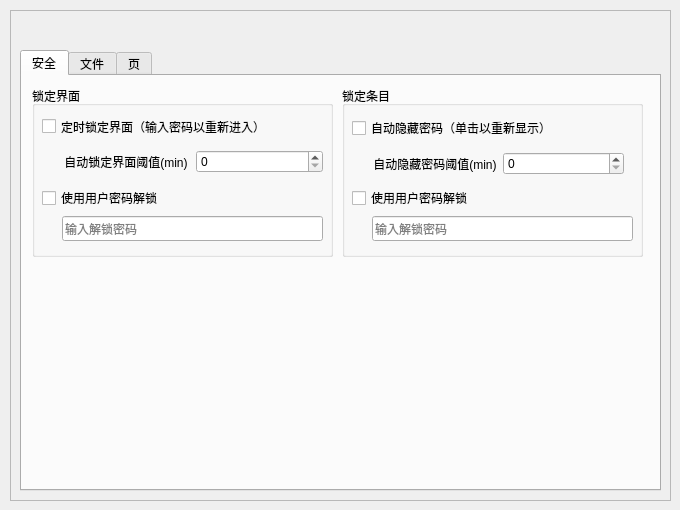
<?xml version="1.0" encoding="UTF-8"?>
<ui version="4.0">
 <class>optionDialog</class>
 <widget class="QDialog" name="optionDialog">
  <property name="geometry">
   <rect>
    <x>0</x>
    <y>0</y>
    <width>680</width>
    <height>510</height>
   </rect>
  </property>
  <property name="windowTitle">
   <string>Dialog</string>
  </property>
  <widget class="QTabWidget" name="tabWidget">
   <property name="geometry">
    <rect>
     <x>20</x>
     <y>50</y>
     <width>641</width>
     <height>441</height>
    </rect>
   </property>
   <property name="currentIndex">
    <number>0</number>
   </property>
   <property name="elideMode">
    <enum>Qt::ElideNone</enum>
   </property>
   <property name="usesScrollButtons">
    <bool>true</bool>
   </property>
   <property name="documentMode">
    <bool>false</bool>
   </property>
   <property name="tabsClosable">
    <bool>false</bool>
   </property>
   <property name="tabBarAutoHide">
    <bool>false</bool>
   </property>
   <widget class="QWidget" name="secure">
    <attribute name="title">
     <string>安全</string>
    </attribute>
    <widget class="QGroupBox" name="groupBox_3">
     <property name="geometry">
      <rect>
       <x>10</x>
       <y>10</y>
       <width>301</width>
       <height>171</height>
      </rect>
     </property>
     <property name="title">
      <string>锁定界面</string>
     </property>
     <widget class="QCheckBox" name="autoLock">
      <property name="geometry">
       <rect>
        <x>10</x>
        <y>30</y>
        <width>281</width>
        <height>21</height>
       </rect>
      </property>
      <property name="text">
       <string>定时锁定界面（输入密码以重新进入）</string>
      </property>
     </widget>
     <widget class="QWidget" name="layoutWidget_1">
      <property name="geometry">
       <rect>
        <x>30</x>
        <y>60</y>
        <width>261</width>
        <height>31</height>
       </rect>
      </property>
      <layout class="QHBoxLayout" name="horizontalLayout">
       <item>
        <widget class="QLabel" name="autoLockThresholdLabel">
         <property name="text">
          <string>自动锁定界面阈值(min)</string>
         </property>
         <property name="alignment">
          <set>Qt::AlignCenter</set>
         </property>
        </widget>
       </item>
       <item>
        <widget class="QSpinBox" name="autoLockThreshold"/>
       </item>
      </layout>
     </widget>
     <widget class="QCheckBox" name="autoLock_4">
      <property name="geometry">
       <rect>
        <x>10</x>
        <y>100</y>
        <width>281</width>
        <height>24</height>
       </rect>
      </property>
      <property name="text">
       <string>使用用户密码解锁</string>
      </property>
     </widget>
     <widget class="QLineEdit" name="lineEdit">
      <property name="geometry">
       <rect>
        <x>30</x>
        <y>130</y>
        <width>261</width>
        <height>25</height>
       </rect>
      </property>
      <property name="placeholderText">
       <string>输入解锁密码</string>
      </property>
     </widget>
    </widget>
    <widget class="QGroupBox" name="groupBox_4">
     <property name="geometry">
      <rect>
       <x>320</x>
       <y>10</y>
       <width>301</width>
       <height>171</height>
      </rect>
     </property>
     <property name="title">
      <string>锁定条目</string>
     </property>
     <widget class="QCheckBox" name="autoHideItem">
      <property name="geometry">
       <rect>
        <x>10</x>
        <y>30</y>
        <width>252</width>
        <height>24</height>
       </rect>
      </property>
      <property name="text">
       <string>自动隐藏密码（单击以重新显示）</string>
      </property>
     </widget>
     <widget class="QWidget" name="layoutWidget_2">
      <property name="geometry">
       <rect>
        <x>31</x>
        <y>62</y>
        <width>251</width>
        <height>31</height>
       </rect>
      </property>
      <layout class="QHBoxLayout" name="horizontalLayout_2">
       <item>
        <widget class="QLabel" name="autoHideItemThresholdLabel">
         <property name="text">
          <string>自动隐藏密码阈值(min)</string>
         </property>
         <property name="alignment">
          <set>Qt::AlignCenter</set>
         </property>
        </widget>
       </item>
       <item>
        <widget class="QSpinBox" name="autoHideItemThreshold"/>
       </item>
      </layout>
     </widget>
     <widget class="QLineEdit" name="lineEdit_2">
      <property name="geometry">
       <rect>
        <x>30</x>
        <y>130</y>
        <width>261</width>
        <height>25</height>
       </rect>
      </property>
      <property name="placeholderText">
       <string>输入解锁密码</string>
      </property>
     </widget>
     <widget class="QCheckBox" name="autoLock_5">
      <property name="geometry">
       <rect>
        <x>10</x>
        <y>100</y>
        <width>281</width>
        <height>24</height>
       </rect>
      </property>
      <property name="text">
       <string>使用用户密码解锁</string>
      </property>
     </widget>
    </widget>
   </widget>
   <widget class="QWidget" name="file">
    <attribute name="title">
     <string>文件</string>
    </attribute>
    <widget class="QGroupBox" name="groupBox">
     <property name="geometry">
      <rect>
       <x>340</x>
       <y>10</y>
       <width>306</width>
       <height>271</height>
      </rect>
     </property>
     <property name="title">
      <string>近期导出记录</string>
     </property>
     <widget class="QListWidget" name="listWidget">
      <property name="geometry">
       <rect>
        <x>10</x>
        <y>20</y>
        <width>291</width>
        <height>241</height>
       </rect>
      </property>
     </widget>
    </widget>
    <widget class="QGroupBox" name="groupBox_2">
     <property name="geometry">
      <rect>
       <x>10</x>
       <y>10</y>
       <width>311</width>
       <height>271</height>
      </rect>
     </property>
     <property name="title">
      <string>设定</string>
     </property>
     <widget class="QWidget" name="layoutWidget_3">
      <property name="geometry">
       <rect>
        <x>10</x>
        <y>30</y>
        <width>257</width>
        <height>31</height>
       </rect>
      </property>
      <layout class="QHBoxLayout" name="horizontalLayout_3">
       <item>
        <widget class="QLabel" name="fileTypeLabel">
         <property name="minimumSize">
          <size>
           <width>124</width>
           <height>0</height>
          </size>
         </property>
         <property name="maximumSize">
          <size>
           <width>124</width>
           <height>16777215</height>
          </size>
         </property>
         <property name="text">
          <string>默认导出方式</string>
         </property>
         <property name="alignment">
          <set>Qt::AlignCenter</set>
         </property>
        </widget>
       </item>
       <item>
        <widget class="QComboBox" name="fileType">
         <property name="minimumSize">
          <size>
           <width>124</width>
           <height>0</height>
          </size>
         </property>
         <property name="maximumSize">
          <size>
           <width>124</width>
           <height>16777215</height>
          </size>
         </property>
        </widget>
       </item>
      </layout>
     </widget>
     <widget class="QCheckBox" name="autoLock_2">
      <property name="geometry">
       <rect>
        <x>10</x>
        <y>110</y>
        <width>271</width>
        <height>24</height>
       </rect>
      </property>
      <property name="text">
       <string>导出后自动打开文件所在文件夹</string>
      </property>
     </widget>
     <widget class="QCheckBox" name="autoLock_3">
      <property name="geometry">
       <rect>
        <x>10</x>
        <y>140</y>
        <width>271</width>
        <height>24</height>
       </rect>
      </property>
      <property name="text">
       <string>导出后自动打开文件</string>
      </property>
     </widget>
     <widget class="QWidget" name="layoutWidget_4">
      <property name="geometry">
       <rect>
        <x>10</x>
        <y>70</y>
        <width>291</width>
        <height>31</height>
       </rect>
      </property>
      <layout class="QHBoxLayout" name="horizontalLayout_4">
       <item>
        <widget class="QLabel" name="fileTypeLabel_2">
         <property name="text">
          <string>默认导出路径</string>
         </property>
         <property name="alignment">
          <set>Qt::AlignCenter</set>
         </property>
        </widget>
       </item>
       <item>
        <widget class="QComboBox" name="fileType_2"/>
       </item>
       <item>
        <widget class="QToolButton" name="toolButton">
         <property name="text">
          <string>...</string>
         </property>
        </widget>
       </item>
      </layout>
     </widget>
    </widget>
   </widget>
   <widget class="QWidget" name="tab">
    <attribute name="title">
     <string>页</string>
    </attribute>
   </widget>
  </widget>
  <widget class="QFrame" name="frame">
   <property name="geometry">
    <rect>
     <x>10</x>
     <y>10</y>
     <width>661</width>
     <height>491</height>
    </rect>
   </property>
   <property name="frameShape">
    <enum>QFrame::StyledPanel</enum>
   </property>
   <property name="frameShadow">
    <enum>QFrame::Raised</enum>
   </property>
  </widget>
  <zorder>frame</zorder>
  <zorder>tabWidget</zorder>
 </widget>
 <resources/>
 <connections/>
</ui>
